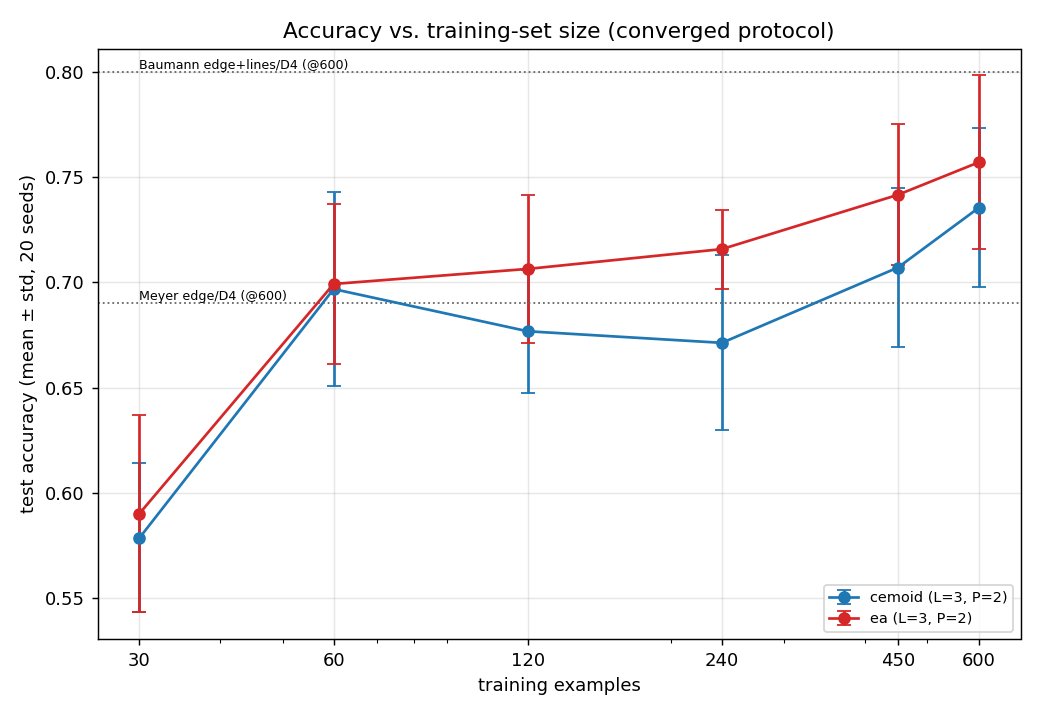

Generate this figure with Python:
"""Training-set-size sweep for cemoid and evolved (SU2-like) ansatzes at L=3, P=2.

Purpose: put our circuits on the same axes as the two external references —
Meyer et al. (arXiv 2205.06217) and Baumann & Linnhoff-Popien (arXiv
2606.20316) report test accuracy vs. TRAINING-SET SIZE over
{30, 60, 120, 240, 450, 600} examples with a fixed 600-board test set. All our
converged-protocol results so far are single points at train_size = 450.

Design: model in {cemoid (54p), ea (66p)} x train_size in
{30, 60, 120, 240, 450, 600} x 20 seeds = 240 jobs. Validation (300) and test
(600) splits stay fixed at the repo convention (DATA_SEED 2027); only the
training split size varies. Converged protocol (val-loss early stopping,
patience 75, restore-best-weights, 1000-epoch cap).

Comparability note: external baselines at 600 training examples — Meyer
edge/D4 ~0.69, Baumann edge+lines/D4 ~0.80 (their splits/protocols differ in
detail; treat as reference curves, not exact controls).

Usage
-----
  python train_size_sweep.py --index I     # one job (SLURM array, I in 0..239)
  python train_size_sweep.py --analyze     # summary table + figure
"""
from __future__ import annotations

import argparse
import json
import time
from pathlib import Path

import numpy as np
import pennylane as qml
from pennylane import numpy as pnp

import sys
HERE = Path(__file__).resolve().parent
sys.path.insert(0, str(HERE))
from sweep import (  # noqa: E402
    STEPS_PER_EPOCH, BATCH_SIZE, VALIDATION_SIZE, TEST_SIZE, DATA_SEED,
    LEARNING_RATE, MAX_EPOCHS, PATIENCE, MIN_DELTA, WALL_BUDGET_SECONDS,
    N_CEMOID_PARAMS, _batch_indices, build_data_splits,
    make_circuit as make_cemoid_circuit, l2_loss, accuracy,
)
from sweep_ea import make_circuit as make_ea_circuit, N_EA_PARAMS  # noqa: E402

# ── experiment parameters ──────────────────────────────────────────────────────
L, P = 3, 2
N_BLOCKS = L * P
TRAIN_SIZES = [30, 60, 120, 240, 450, 600]
SEEDS = list(range(20))
MODELS = {
    "cemoid": (make_cemoid_circuit, N_CEMOID_PARAMS),
    "ea": (make_ea_circuit, N_EA_PARAMS),
}

RESULTS_DIR = HERE / "train_size_results"
PLOT_PATH = HERE / "train_size_sweep.png"

# External reference points at 600 training examples (see docstring caveat).
EXTERNAL_REFS = {
    "Meyer edge/D4 (@600)": 0.69,
    "Baumann edge+lines/D4 (@600)": 0.80,
}


def _load_splits_sized(train_size: int):
    s = build_data_splits(seed=DATA_SEED, train_size=train_size,
                          validation_size=VALIDATION_SIZE, test_size=TEST_SIZE,
                          replace=True)
    xtr, ytr, _ = s["train"]; xv, yv, _ = s["validation"]; xte, yte, _ = s["test"]
    return (pnp.array(xtr, dtype=float, requires_grad=False),
            pnp.array(ytr, dtype=float, requires_grad=False),
            pnp.array(xv, dtype=float, requires_grad=False),
            pnp.array(yv, dtype=float, requires_grad=False), np.asarray(yv, dtype=float),
            pnp.array(xte, dtype=float, requires_grad=False), np.asarray(yte, dtype=float))


def run_training(model: str, train_size: int, seed: int) -> dict:
    make, n_block_params = MODELS[model]
    circuit = make(L, P)
    xtr, ytr, xv, yv, yv_np, xte, yte_np = _load_splits_sized(train_size)

    rng = np.random.default_rng(seed)
    params = pnp.array(
        rng.uniform(-0.05, 0.05, size=(N_BLOCKS, n_block_params)), requires_grad=True)
    opt = qml.AdamOptimizer(stepsize=LEARNING_RATE)

    best = float("inf"); best_p = params.copy(); best_ep = 0
    best_va = 0.0; best_ta = 0.0; best_tra = 0.0
    noimp = 0; reason = "max_epochs"; t0 = time.time(); epoch = 0
    for epoch in range(1, MAX_EPOCHS + 1):
        order = rng.permutation(len(xtr))
        for step in range(STEPS_PER_EPOCH):
            ids = _batch_indices(order, step, BATCH_SIZE)
            bx, by = xtr[ids], ytr[ids]
            params = opt.step(lambda p: l2_loss(circuit, p, bx, by), params)
        vl = float(l2_loss(circuit, params, xv, yv))
        if vl < best - MIN_DELTA:
            best = vl; best_p = params.copy(); best_ep = epoch
            best_va = accuracy(circuit, params, xv, yv_np)
            best_ta = accuracy(circuit, params, xte, yte_np)
            best_tra = accuracy(circuit, params, xtr, np.asarray(ytr, dtype=float))
            noimp = 0
        else:
            noimp += 1
            if noimp >= PATIENCE:
                reason = "early_stopping"; break
        if WALL_BUDGET_SECONDS and (time.time() - t0) > WALL_BUDGET_SECONDS:
            reason = "walltime"; break

    return {
        "model": model, "train_size": train_size, "seed": seed,
        "n_params": N_BLOCKS * MODELS[model][1],
        "final_val_loss": best, "final_val_acc": best_va,
        "final_test_accuracy": best_ta, "final_train_accuracy": best_tra,
        "generalization_gap": best_tra - best_ta,
        "best_epoch": best_ep, "stopped_epoch": epoch,
        "converged": reason == "early_stopping", "stop_reason": reason,
        "wall_seconds": time.time() - t0,
    }


# ── job indexing for SLURM ─────────────────────────────────────────────────────
def all_jobs():
    return [(m, ts, s) for m in MODELS for ts in TRAIN_SIZES for s in SEEDS]


def job_path(model: str, train_size: int, seed: int) -> Path:
    return RESULTS_DIR / model / f"ts{train_size:03d}_seed{seed:02d}.json"


def run_index(i: int) -> None:
    js = all_jobs()
    if not 0 <= i < len(js):
        raise SystemExit(f"--index must be 0..{len(js)-1}")
    m, ts, s = js[i]
    p = job_path(m, ts, s)
    p.parent.mkdir(parents=True, exist_ok=True)
    if p.exists():
        print(f"index {i}: {m} ts={ts} seed={s} cached, skipping", flush=True); return
    t0 = time.time()
    print(f"index {i}: {m} ts={ts} seed={s} training...", flush=True)
    r = run_training(m, ts, s)
    p.write_text(json.dumps(r, indent=2))
    print(f"index {i}: {m} ts={ts} seed={s} done {time.time()-t0:.1f}s "
          f"acc={r['final_test_accuracy']:.3f} gap={r['generalization_gap']:+.3f} "
          f"stop@{r['stopped_epoch']} ({r['stop_reason']})", flush=True)


# ── analysis ───────────────────────────────────────────────────────────────────
def analyze() -> None:
    import matplotlib
    matplotlib.use("Agg")
    import matplotlib.pyplot as plt

    recs = {m: {ts: [] for ts in TRAIN_SIZES} for m in MODELS}
    for m in MODELS:
        for ts in TRAIN_SIZES:
            for s in SEEDS:
                p = job_path(m, ts, s)
                if p.exists():
                    recs[m][ts].append(json.loads(p.read_text()))

    print(f"{'model':>8} {'ts':>4} {'n':>3} {'test acc':>16} {'gap':>7}")
    for m in MODELS:
        for ts in TRAIN_SIZES:
            R = recs[m][ts]
            if not R:
                continue
            a = np.array([r["final_test_accuracy"] for r in R])
            g = np.mean([r["generalization_gap"] for r in R])
            print(f"{m:>8} {ts:>4} {len(R):>3} {a.mean():>7.3f} +/- {a.std():5.3f} {g:>+7.3f}")

    fig, ax = plt.subplots(figsize=(8, 5.5))
    for m, col in [("cemoid", "tab:blue"), ("ea", "tab:red")]:
        xs, mu, sd = [], [], []
        for ts in TRAIN_SIZES:
            R = recs[m][ts]
            if R:
                xs.append(ts)
                a = np.array([r["final_test_accuracy"] for r in R])
                mu.append(a.mean()); sd.append(a.std())
        if xs:
            ax.errorbar(xs, mu, yerr=sd, fmt="o-", color=col, capsize=4,
                        label=f"{m} (L={L}, P={P})")
    for label, y in EXTERNAL_REFS.items():
        ax.axhline(y, ls=":", lw=1, color="0.4")
        ax.annotate(label, (TRAIN_SIZES[0], y), fontsize=7, va="bottom")
    ax.set_xscale("log"); ax.set_xticks(TRAIN_SIZES); ax.set_xticklabels(TRAIN_SIZES)
    ax.set_xlabel("training examples"); ax.set_ylabel("test accuracy (mean ± std, 20 seeds)")
    ax.set_title("Accuracy vs. training-set size (converged protocol)")
    ax.legend(fontsize=8); ax.grid(alpha=0.3)
    fig.tight_layout(); fig.savefig(PLOT_PATH, dpi=130)
    print(f"saved {PLOT_PATH}")


def main():
    ap = argparse.ArgumentParser(description=__doc__)
    ap.add_argument("--index", type=int, default=None)
    ap.add_argument("--analyze", action="store_true")
    ap.add_argument("--list-jobs", action="store_true")
    a = ap.parse_args()
    if a.analyze:
        analyze()
    elif a.list_jobs:
        js = all_jobs()
        print(f"{len(js)} jobs")
    elif a.index is not None:
        run_index(a.index)
    else:
        raise SystemExit("need --index I | --analyze | --list-jobs")


if __name__ == "__main__":
    main()
